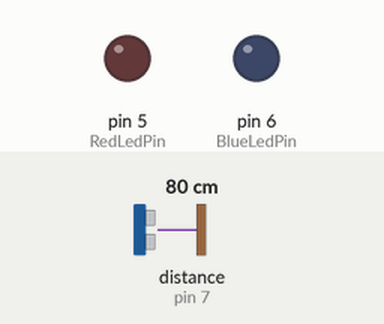
This sketch was run on a simulated Arduino Uno, built with avr-gcc and run on an emulated ATmega328P. Shown: output pins drawn as LEDs (lit = HIGH). Wiring (inferred from the names in the program): ultrasonic range finder: trigger pin 7; echo pin 7. The inputs (shaded band) are chosen by the test bench; at power-on: distance to the obstacle (sensor on pin 7) 80 cm. The echo pulse lasts 58.3 µs per cm.

Above: at 1.2 s.
1.3 s: distance to the obstacle (sensor on pin 7) set to 2 cm
At 2.5 s:
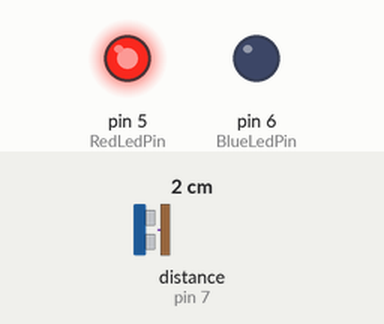
2.8 s: distance to the obstacle (sensor on pin 7) set to 35 cm
At 4.0 s:
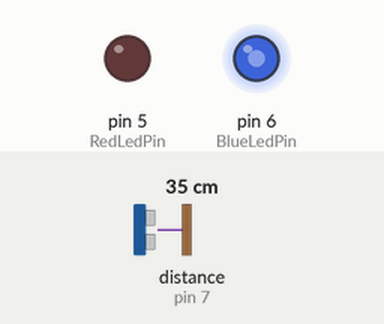
4.3 s: distance to the obstacle (sensor on pin 7) set to 9 cm
At 5.5 s:
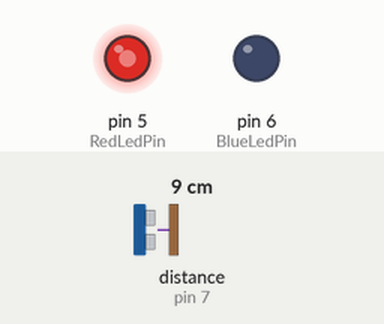
5.8 s: distance to the obstacle (sensor on pin 7) set to 13 cm
At 6.8 s:
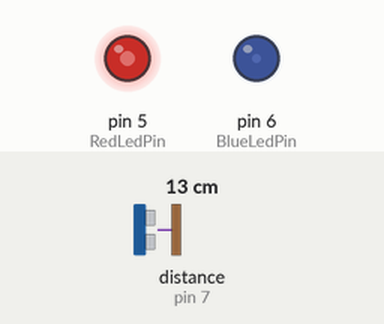
7.3 s: distance to the obstacle (sensor on pin 7) set to 18 cm
At 7.6 s:
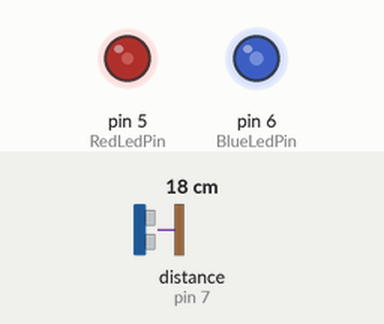
8.8 s: distance to the obstacle (sensor on pin 7) set to 28 cm
At 9.2 s:
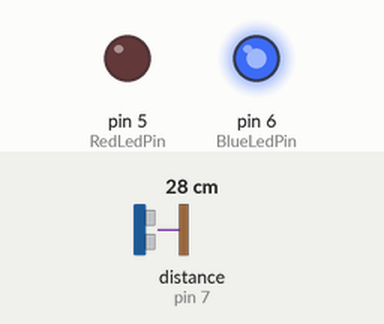
Timing chart, 0 to 11.3 s (numbered marks = the images above; inputs shaded):
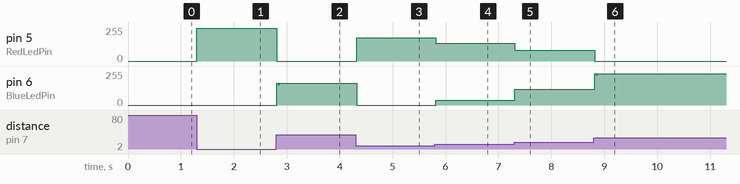

Measured:
- after the input at 1.3 s, pin 5 (RedLedPin): 0/255 → 244/255 at once
- after the input at 2.8 s, pin 5 (RedLedPin): 244/255 → 0/255 at once; pin 6 (BlueLedPin): 0/255 → 163/255 at once
- after the input at 4.3 s, pin 5 (RedLedPin): 0/255 → 173/255 at once; pin 6 (BlueLedPin): 163/255 → 0/255 at once
- after the input at 5.8 s, pin 5 (RedLedPin): 173/255 → 132/255 at once; pin 6 (BlueLedPin): 0/255 → 34/255 at once
- after the input at 7.3 s, pin 5 (RedLedPin): 132/255 → 81/255 at once; pin 6 (BlueLedPin): 34/255 → 119/255 at once
- after the input at 8.8 s, pin 5 (RedLedPin): 81/255 → 0/255 at once; pin 6 (BlueLedPin): 119/255 → 234/255 at once

The sketch:

HotCold_V1.ino
```cpp
// Hot/Cold LEDs v1
// using a PING))) Sensor
// Basic "hot/cold" program will blink blue until you get close, then change
// (c) 2012 julius@urgu.de

// define pins
int SensorPin=7;
int RedLedPin=5;
int BlueLedPin=6;

int distance;
unsigned long pulseDuration=0;

void setup() {}

void loop() {

  // measure distance: send "Ping"
 pinMode(SensorPin, OUTPUT);
 digitalWrite(SensorPin, HIGH);
 delayMicroseconds(5);
 digitalWrite(SensorPin, LOW);

  // measure distance: listen for "Ping"
 pinMode(SensorPin, INPUT);
 pulseDuration=pulseIn(SensorPin, HIGH);

 // divide by two (back/forth for a single trip), divided by speed of sound = distance in cm
 pulseDuration=pulseDuration/2;
 distance = int(pulseDuration/29);

 // light up red led: inverted linear of 0-25cm to 0-255 eq. off to max. brightness
 if (distance > 0 && distance < 25) {
   int RedValue=(25-distance)*10.2;
   analogWrite(RedLedPin, RedValue);
 } else {
   analogWrite(RedLedPin, 0);
 }

 // light up blue led: 0-25cm ^= 0-255, 25-50cm ^= 255-0 on BlueLedPin
 if (distance > 10 && distance <= 25) {
  int BlueValue = (distance-10)*17;
  analogWrite(BlueLedPin, BlueValue);
 } else if (distance > 25 && distance < 50) {
  int BlueValue = (50-distance)*10.2;
  analogWrite(BlueLedPin, BlueValue);
 } else {
   analogWrite(BlueLedPin, 0);
 }

 // wait a little...
 delay(20);

}
```
